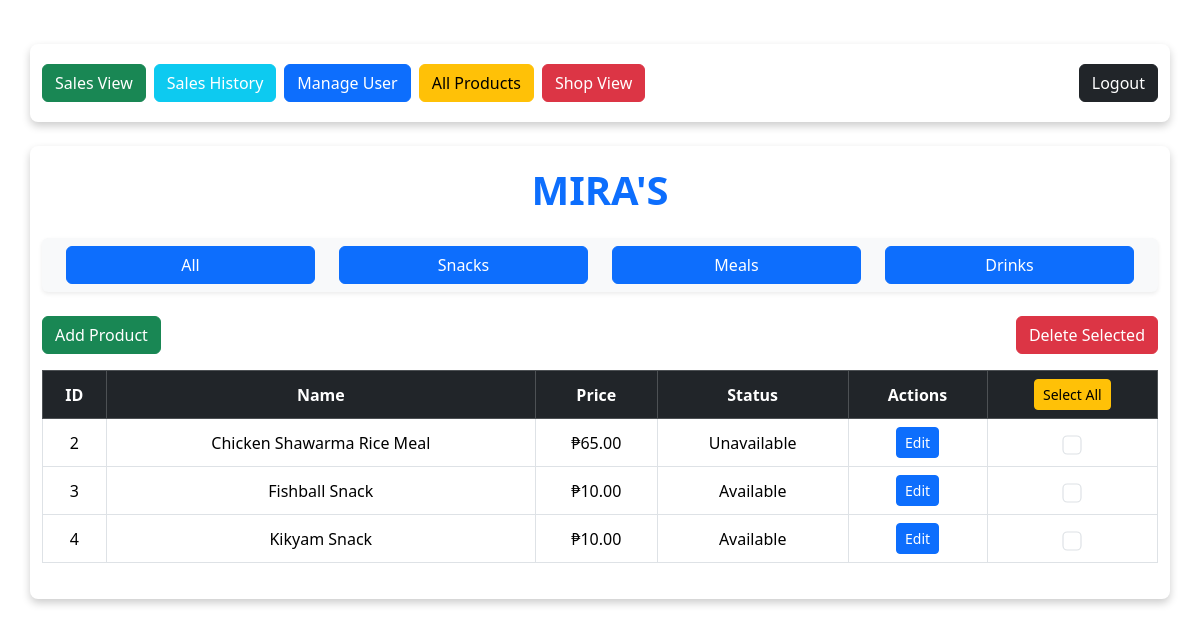
The page /Admin/table.php (signed in) on the database as committed earlier.
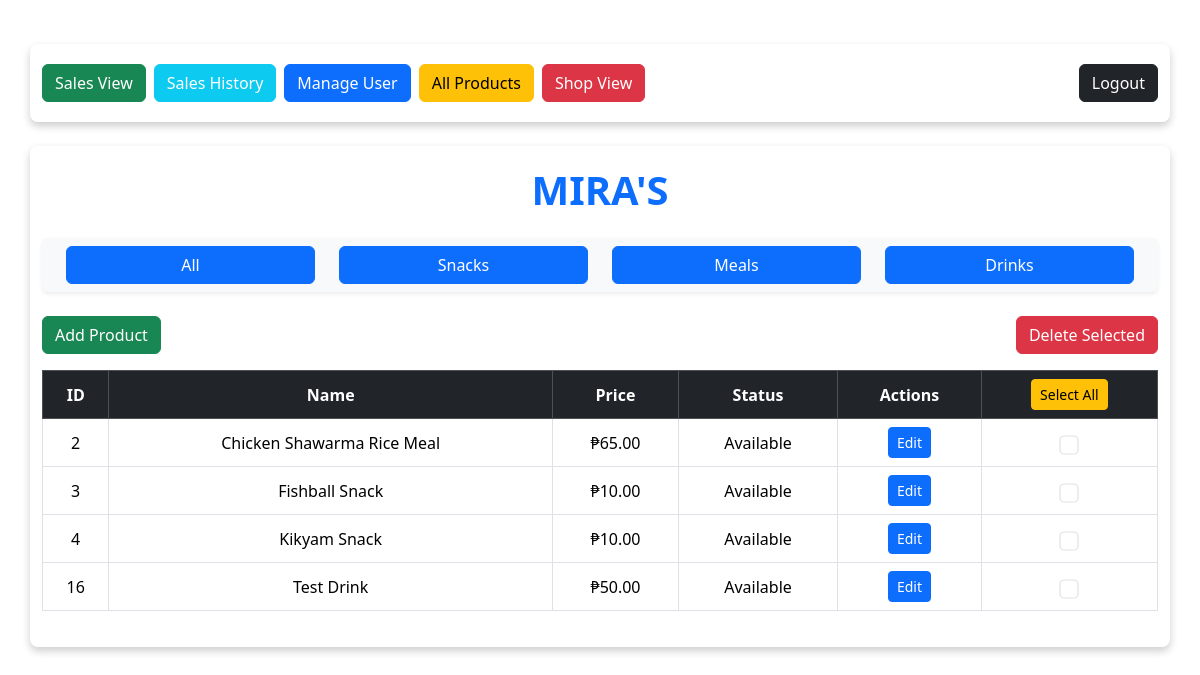
The same page on the database as committed later.
### tables this page shows
CREATE TABLE `products` (
  `product_id` int(11) NOT NULL,
  `product_name` varchar(100) NOT NULL,
  `product_price` varchar(50) NOT NULL,
  `product_status` varchar(50) NOT NULL,
  `product_image` varchar(300) NOT NULL
);

### Admin/table.php (the view, shortened to what this page needs)
<?php
include "adminsession.php";
$filter = "";
if ($filter) {
    $condition = "%" . $filter . "%";
    $fetch = $pdo->prepare("SELECT * FROM products WHERE product_name LIKE :condition");
    $fetch->execute([':condition' => $condition]);
} else {
    $fetch = $pdo->prepare("SELECT * FROM products");
    $fetch->execute();
}
$products = $fetch->fetchAll();
?>
<!DOCTYPE html>
<html lang="en">
<head>
    <link href="https://cdn.jsdelivr.net/npm/bootstrap@5.3.2/dist/css/bootstrap.min.css" rel="stylesheet">
</head>
<body>
<div class="container my-4 d-flex justify-content-between flex-wrap gap-2">
    <div class="d-flex flex-wrap gap-2">
        <a href="index.php" class="btn btn-success btn-custom">Sales View</a>
        <a href="history.php" class="btn btn-info text-white btn-custom">Sales History</a>
        <a href="manageuser.php" class="btn btn-primary btn-custom">Manage User</a>
        <a href="table.php" class="btn btn-warning btn-custom">All Products</a>
        <a href="shopview.php" class="btn btn-danger btn-custom">Shop View</a>
    </div>
    <div>
        <a href="../logout.php" class="btn btn-dark btn-custom">Logout</a>
    </div>
</div>
<div class="container my-4">
    <h1 class="text-center fw-bold text-primary mb-4">MIRA'S</h1>
    <form method="POST">
        <nav class="navbar navbar-expand-lg navbar-light bg-light rounded shadow-sm mb-4">
            <div class="container-fluid justify-content-center">
                <div class="row w-100">
                    <div class="col-3">
                        <button type="submit" name="All" class="btn btn-primary w-100">All</button>
                    </div>
                    <div class="col-3">
                        <button type="submit" name="Snacks" class="btn btn-primary w-100">Snacks</button>
                    </div>
                    <div class="col-3">
                        <button type="submit" name="Meals" class="btn btn-primary w-100">Meals</button>
                    </div>
                    <div class="col-3">
                        <button type="submit" name="Drinks" class="btn btn-primary w-100">Drinks</button>
                    </div>
                </div>
            </div>
        </nav>
    </form>
    <div class="table-responsive">
        <form action="delete.php" method="post">
            <?php if (count($products) === 0): ?>
                <div class="text-center my-4">
                    <h2>No Product Found</h2>
                    <a href="addproduct.php" class="btn btn-success mt-2">Add Product</a>
                </div>
            <?php else: ?>
                <div class="row justify-content-between mb-3">
                    <div class="col-auto">
                        <a href="addproduct.php" class="btn btn-success">Add Product</a>
                    </div>
                    <div class="col-auto">
                        <button name="delete_selected" class="btn btn-danger">Delete Selected</button>
                    </div>
                </div>
                <table class="table table-bordered align-middle">
                    <thead class="table-dark text-center">
                        <tr>
                            <th scope="col">ID</th>
                            <th scope="col">Name</th>
                            <th scope="col">Price</th>
                            <th scope="col">Status</th>
                            <th scope="col">Actions</th>
                            <th scope="col">
                                <button type="button" class="btn btn-warning btn-sm" id="select-all">Select All</button>
                            </th>
                        </tr>
                    </thead>
                    <tbody>
                        <?php foreach ($products as $product): ?>
                            <tr>
                                <td class="text-center"><?= $product['product_id'] ?></td>
                                <td><?= htmlspecialchars($product['product_name']) ?></td>
                                <td class="text-center">₱<?= number_format($product['product_price'], 2) ?></td>
                                <td class="text-center"><?= $product['product_status'] ?></td>
                                <td class="text-center">
                                    <a href="edit.php?id=<?= $product['product_id'] ?>" class="btn btn-primary btn-sm">Edit</a>
                                </td>
                                <td class="text-center">
                                    <input type="checkbox" class="form-check-input delete-checkbox" name="product_ids[]" value="<?= $product['product_id'] ?>">
                                </td>
                            </tr>
                        <?php endforeach; ?>
                    </tbody>
                </table>
            <?php endif; ?>
        </form>
    </div>
</div>
</body>
</html>

Rows that differ between the two databases and show on the page:
changed products "Chicken Shawarma Rice Meal": product_status "Unavailable" → "Available"
added products: product_id "16", product_name "Test Drink", product_price "50.00", product_status "Available"
